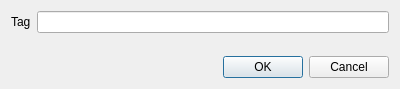
<?xml version="1.0" encoding="UTF-8"?>
<ui version="4.0">
 <class>InputNewTagDialog</class>
 <widget class="QDialog" name="InputNewTagDialog">
  <property name="geometry">
   <rect>
    <x>0</x>
    <y>0</y>
    <width>400</width>
    <height>89</height>
   </rect>
  </property>
  <property name="windowTitle">
   <string>Edit tag</string>
  </property>
  <layout class="QVBoxLayout" name="verticalLayout">
   <item>
    <layout class="QFormLayout" name="formLayout">
     <property name="fieldGrowthPolicy">
      <enum>QFormLayout::ExpandingFieldsGrow</enum>
     </property>
     <property name="labelAlignment">
      <set>Qt::AlignLeading|Qt::AlignLeft|Qt::AlignVCenter</set>
     </property>
     <item row="0" column="0">
      <widget class="QLabel" name="label">
       <property name="text">
        <string>Tag</string>
       </property>
      </widget>
     </item>
     <item row="0" column="1">
      <widget class="QLineEdit" name="lineEdit"/>
     </item>
    </layout>
   </item>
   <item>
    <layout class="QHBoxLayout" name="horizontalLayout">
     <item>
      <spacer name="horizontalSpacer">
       <property name="orientation">
        <enum>Qt::Horizontal</enum>
       </property>
       <property name="sizeHint" stdset="0">
        <size>
         <width>40</width>
         <height>20</height>
        </size>
       </property>
      </spacer>
     </item>
     <item>
      <widget class="QPushButton" name="pushButton">
       <property name="text">
        <string>OK</string>
       </property>
      </widget>
     </item>
     <item>
      <widget class="QPushButton" name="pushButton_2">
       <property name="text">
        <string>Cancel</string>
       </property>
      </widget>
     </item>
    </layout>
   </item>
  </layout>
 </widget>
 <tabstops>
  <tabstop>lineEdit</tabstop>
  <tabstop>pushButton</tabstop>
  <tabstop>pushButton_2</tabstop>
 </tabstops>
 <resources/>
 <connections>
  <connection>
   <sender>pushButton</sender>
   <signal>clicked()</signal>
   <receiver>InputNewTagDialog</receiver>
   <slot>accept()</slot>
   <hints>
    <hint type="sourcelabel">
     <x>272</x>
     <y>55</y>
    </hint>
    <hint type="destinationlabel">
     <x>276</x>
     <y>91</y>
    </hint>
   </hints>
  </connection>
  <connection>
   <sender>pushButton_2</sender>
   <signal>clicked()</signal>
   <receiver>InputNewTagDialog</receiver>
   <slot>reject()</slot>
   <hints>
    <hint type="sourcelabel">
     <x>350</x>
     <y>53</y>
    </hint>
    <hint type="destinationlabel">
     <x>353</x>
     <y>100</y>
    </hint>
   </hints>
  </connection>
 </connections>
</ui>
